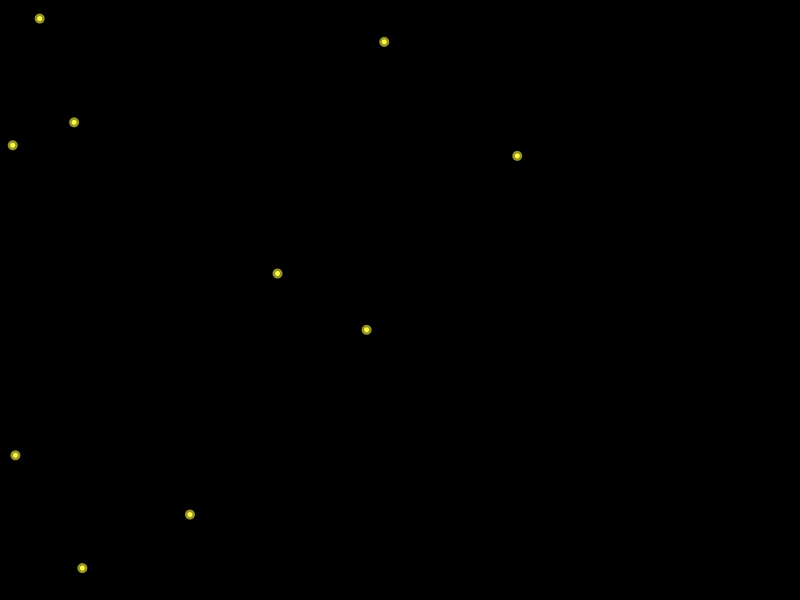
Frame 1 (no input)
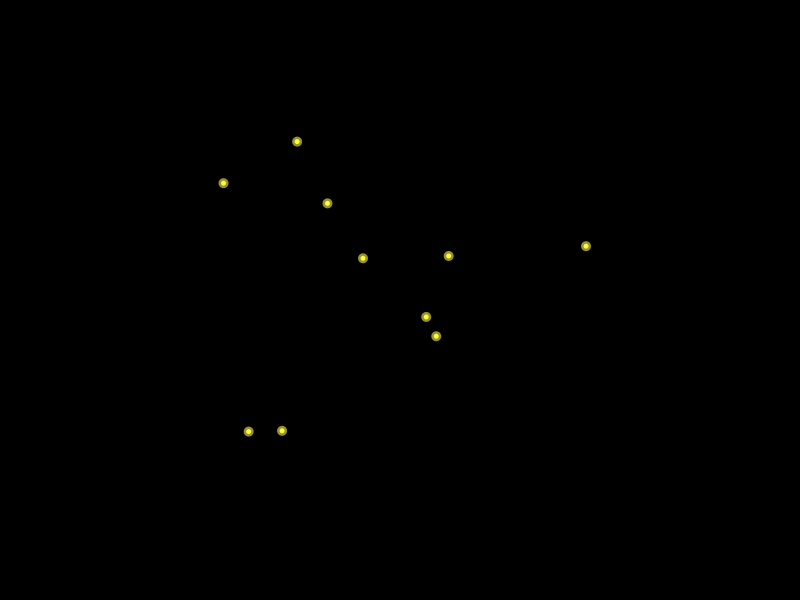
Frame 60 (the mouse pressed at the canvas centre just before this capture)
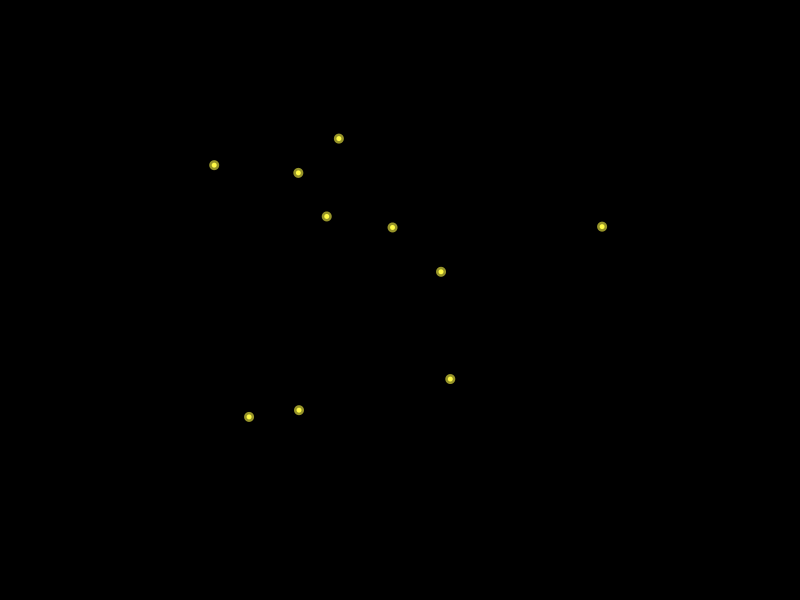
Frame 120 (the mouse held since frame 60 and released just before this capture)

The Processing sketch that drew these frames (run headless with seeded random() and noise(); from frame 60 on, the mouse is pressed at the canvas centre):

// Processing sketch: fireflies_kev
// ── fireflies_kev.pde
// Firefly quantity (how many fireflies appear on-screen)
int fQty = 10;

Firefly[] fireflies = new Firefly[fQty];

void setup(){
  size(800,600);
  ellipseMode(CENTER);
  for (int i = 0; i < fireflies.length; i++){
    float xPos = random(width);
    float yPos = random(height);
    fireflies[i] = new Firefly(xPos, yPos, random(1000));
  }
}

void draw(){
  background(0);
  for (int i = 0; i < fireflies.length; i++){
    fireflies[i].show();
    fireflies[i].update();
  }
}

void mousePressed(){

}

// ── Firefly.pde
public class Firefly {
  float x;
  float y;
  float seed;
  
  public Firefly(float x, float y, float seed){
    this.x = x;
    this.y = y;
    this.seed = seed;
  }
  
  public void show(){
    noStroke();
    fill(255,250,69,150);
    ellipse(this.x,this.y, 10, 10);
    fill(255,250,69,255);
    ellipse(this.x,this.y, 5, 5);
  }
   
  public void update(){
    /* Get Mouse */
    
    /* ======== */
    float xPos = 0;
    float yPos = 0;
    xPos = width * noise(this.seed + 1);
    yPos = height * noise(this.seed - 1);
    println(this.seed + ", " + noise(this.seed));
    this.x = xPos;
    this.y = yPos;
    this.seed += random(0.01);
  }
}
